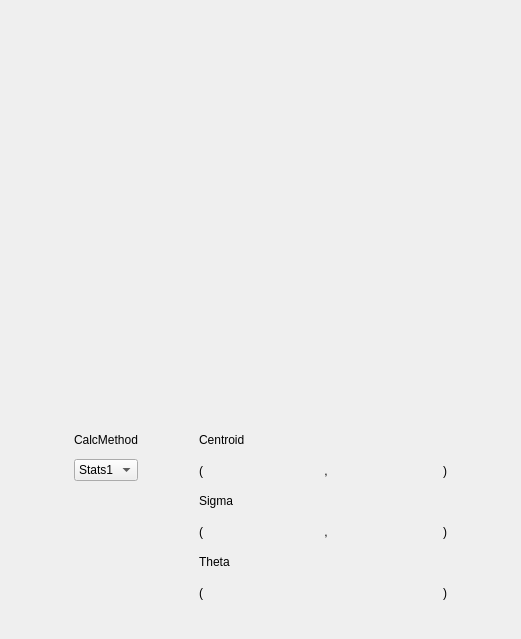
     <widget class="QWidget" name="Scrn4">
      <attribute name="title">
       <string> Scrn 4  </string>
      </attribute>
      <layout class="QVBoxLayout" name="verticalLayout_11">
       <item>
        <spacer name="verticalSpacer_18">
         <property name="orientation">
          <enum>Qt::Vertical</enum>
         </property>
         <property name="sizeHint" stdset="0">
          <size>
           <width>20</width>
           <height>9</height>
          </size>
         </property>
        </spacer>
       </item>
       <item>
        <widget class="QWidget" name="widget_Scrn4" native="true">
         <property name="minimumSize">
          <size>
           <width>0</width>
           <height>0</height>
          </size>
         </property>
         <layout class="QVBoxLayout" name="verticalLayout_12">
          <property name="leftMargin">
           <number>0</number>
          </property>
          <property name="topMargin">
           <number>0</number>
          </property>
          <property name="rightMargin">
           <number>0</number>
          </property>
          <property name="bottomMargin">
           <number>0</number>
          </property>
          <item>
           <widget class="PyDMImageView" name="PyDMImageView_Scrn4">
            <property name="minimumSize">
             <size>
              <width>499</width>
              <height>390</height>
             </size>
            </property>
            <property name="maximumSize">
             <size>
              <width>499</width>
              <height>390</height>
             </size>
            </property>
            <property name="toolTip">
             <string/>
            </property>
            <property name="whatsThis">
             <string/>
            </property>
            <property name="imageChannel" stdset="0">
             <string>ca://TS-04:DI-Scrn-3:&amp;&amp;dataarray$$</string>
            </property>
            <property name="widthChannel" stdset="0">
             <string>ca://TS-04:DI-Scrn-3:$$width$$</string>
            </property>
           </widget>
          </item>
          <item>
           <spacer name="verticalSpacer_17">
            <property name="orientation">
             <enum>Qt::Vertical</enum>
            </property>
            <property name="sizeHint" stdset="0">
             <size>
              <width>20</width>
              <height>8</height>
             </size>
            </property>
           </spacer>
          </item>
          <item>
           <widget class="QWidget" name="widget_Calculations_Scrn4" native="true">
            <layout class="QGridLayout" name="gridLayout_73">
             <item row="3" column="3" colspan="6">
              <widget class="QLabel" name="label_Sigma_Scrn4">
               <property name="text">
                <string>Sigma</string>
               </property>
              </widget>
             </item>
             <item row="1" column="3" colspan="6">
              <widget class="QLabel" name="label_Centroid_Scrn4">
               <property name="text">
                <string>Centroid</string>
               </property>
              </widget>
             </item>
             <item row="2" column="1">
              <widget class="PyDMEnumComboBox" name="PyDMEnumComboBox_CalcMethod_Scrn4">
               <property name="enabled">
                <bool>true</bool>
               </property>
               <property name="sizePolicy">
                <sizepolicy hsizetype="Preferred" vsizetype="Maximum">
                 <horstretch>0</horstretch>
                 <verstretch>0</verstretch>
                </sizepolicy>
               </property>
               <property name="toolTip">
                <string/>
               </property>
               <property name="whatsThis">
                <string/>
               </property>
               <item>
                <property name="text">
                 <string>Stats1</string>
                </property>
               </item>
               <item>
                <property name="text">
                 <string>Stats2</string>
                </property>
               </item>
              </widget>
             </item>
             <item row="2" column="7">
              <widget class="QFrame" name="frame_CentroidY_Scrn4">
               <property name="minimumSize">
                <size>
                 <width>100</width>
                 <height>35</height>
                </size>
               </property>
               <property name="frameShape">
                <enum>QFrame::NoFrame</enum>
               </property>
               <property name="frameShadow">
                <enum>QFrame::Raised</enum>
               </property>
               <widget class="PyDMLabel" name="PyDMLabel_Stats1CentroidY_Scrn4">
                <property name="geometry">
                 <rect>
                  <x>10</x>
                  <y>10</y>
                  <width>80</width>
                  <height>18</height>
                 </rect>
                </property>
                <property name="toolTip">
                 <string/>
                </property>
                <property name="whatsThis">
                 <string/>
                </property>
               </widget>
               <widget class="PyDMLabel" name="PyDMLabel_Stats2CentroidY_Scrn4">
                <property name="geometry">
                 <rect>
                  <x>10</x>
                  <y>10</y>
                  <width>80</width>
                  <height>18</height>
                 </rect>
                </property>
                <property name="toolTip">
                 <string/>
                </property>
                <property name="whatsThis">
                 <string/>
                </property>
               </widget>
              </widget>
             </item>
             <item row="6" column="8">
              <widget class="QLabel" name="label_1_51">
               <property name="styleSheet">
                <string notr="true">font: 14pt &quot;Ubuntu&quot;;</string>
               </property>
               <property name="text">
                <string>)</string>
               </property>
              </widget>
             </item>
             <item row="2" column="6">
              <widget class="QLabel" name="label_1_52">
               <property name="styleSheet">
                <string notr="true">font: 14pt &quot;Ubuntu&quot;;</string>
               </property>
               <property name="text">
                <string> , </string>
               </property>
              </widget>
             </item>
             <item row="4" column="8">
              <widget class="QLabel" name="label_1_53">
               <property name="styleSheet">
                <string notr="true">font: 14pt &quot;Ubuntu&quot;;</string>
               </property>
               <property name="text">
                <string>)</string>
               </property>
              </widget>
             </item>
             <item row="4" column="3">
              <widget class="QLabel" name="label_1_54">
               <property name="styleSheet">
                <string notr="true">font: 14pt &quot;Ubuntu&quot;;</string>
               </property>
               <property name="text">
                <string>(</string>
               </property>
              </widget>
             </item>
             <item row="2" column="4">
              <widget class="QFrame" name="frame_CentroidX_Scrn4">
               <property name="minimumSize">
                <size>
                 <width>100</width>
                 <height>35</height>
                </size>
               </property>
               <property name="frameShape">
                <enum>QFrame::NoFrame</enum>
               </property>
               <property name="frameShadow">
                <enum>QFrame::Raised</enum>
               </property>
               <widget class="PyDMLabel" name="PyDMLabel_Stats2CentroidX_Scrn4">
                <property name="geometry">
                 <rect>
                  <x>10</x>
                  <y>10</y>
                  <width>80</width>
                  <height>18</height>
                 </rect>
                </property>
                <property name="toolTip">
                 <string/>
                </property>
                <property name="whatsThis">
                 <string/>
                </property>
               </widget>
               <widget class="PyDMLabel" name="PyDMLabel_Stats1CentroidX_Scrn4">
                <property name="geometry">
                 <rect>
                  <x>10</x>
                  <y>10</y>
                  <width>80</width>
                  <height>18</height>
                 </rect>
                </property>
                <property name="toolTip">
                 <string/>
                </property>
                <property name="whatsThis">
                 <string/>
                </property>
               </widget>
              </widget>
             </item>
             <item row="5" column="3" colspan="6">
              <widget class="QLabel" name="label_Theta_Scrn4">
               <property name="text">
                <string>Theta</string>
               </property>
              </widget>
             </item>
             <item row="4" column="7">
              <widget class="QFrame" name="frame_SigmaY_Scrn4">
               <property name="minimumSize">
                <size>
                 <width>100</width>
                 <height>35</height>
                </size>
               </property>
               <property name="frameShape">
                <enum>QFrame::NoFrame</enum>
               </property>
               <property name="frameShadow">
                <enum>QFrame::Raised</enum>
               </property>
               <widget class="PyDMLabel" name="PyDMLabel_Stats2SigmaY_Scrn4">
                <property name="geometry">
                 <rect>
                  <x>10</x>
                  <y>10</y>
                  <width>80</width>
                  <height>18</height>
                 </rect>
                </property>
                <property name="toolTip">
                 <string/>
                </property>
                <property name="whatsThis">
                 <string/>
                </property>
               </widget>
               <widget class="PyDMLabel" name="PyDMLabel_Stats1SigmaY_Scrn4">
                <property name="geometry">
                 <rect>
                  <x>10</x>
                  <y>10</y>
                  <width>80</width>
                  <height>18</height>
                 </rect>
                </property>
                <property name="toolTip">
                 <string/>
                </property>
                <property name="whatsThis">
                 <string/>
                </property>
               </widget>
              </widget>
             </item>
             <item row="6" column="4" colspan="4">
              <widget class="QFrame" name="frame_Orientation_Scrn4">
               <property name="minimumSize">
                <size>
                 <width>100</width>
                 <height>35</height>
                </size>
               </property>
               <property name="frameShape">
                <enum>QFrame::NoFrame</enum>
               </property>
               <property name="frameShadow">
                <enum>QFrame::Raised</enum>
               </property>
               <widget class="PyDMLabel" name="PyDMLabel_Stats2Orientation_Scrn4">
                <property name="geometry">
                 <rect>
                  <x>80</x>
                  <y>10</y>
                  <width>80</width>
                  <height>18</height>
                 </rect>
                </property>
                <property name="toolTip">
                 <string/>
                </property>
                <property name="whatsThis">
                 <string/>
                </property>
                <property name="alignment">
                 <set>Qt::AlignCenter</set>
                </property>
               </widget>
               <widget class="PyDMLabel" name="PyDMLabel_Stats1Orientation_Scrn4">
                <property name="geometry">
                 <rect>
                  <x>80</x>
                  <y>10</y>
                  <width>80</width>
                  <height>18</height>
                 </rect>
                </property>
                <property name="toolTip">
                 <string/>
                </property>
                <property name="whatsThis">
                 <string/>
                </property>
                <property name="alignment">
                 <set>Qt::AlignCenter</set>
                </property>
               </widget>
              </widget>
             </item>
             <item row="6" column="3">
              <widget class="QLabel" name="label_1_55">
               <property name="styleSheet">
                <string notr="true">font: 14pt &quot;Ubuntu&quot;;</string>
               </property>
               <property name="text">
                <string>(</string>
               </property>
              </widget>
             </item>
             <item row="2" column="3">
              <widget class="QLabel" name="label_1_56">
               <property name="styleSheet">
                <string notr="true">font: 14pt &quot;Ubuntu&quot;;</string>
               </property>
               <property name="text">
                <string>(</string>
               </property>
              </widget>
             </item>
             <item row="2" column="8">
              <widget class="QLabel" name="label_1_57">
               <property name="styleSheet">
                <string notr="true">font: 14pt &quot;Ubuntu&quot;;</string>
               </property>
               <property name="text">
                <string>)</string>
               </property>
              </widget>
             </item>
             <item row="4" column="4">
              <widget class="QFrame" name="frame_SigmaX_Scrn4">
               <property name="minimumSize">
                <size>
                 <width>100</width>
                 <height>35</height>
                </size>
               </property>
               <property name="frameShape">
                <enum>QFrame::NoFrame</enum>
               </property>
               <property name="frameShadow">
                <enum>QFrame::Raised</enum>
               </property>
               <widget class="PyDMLabel" name="PyDMLabel_Stats2SigmaX_Scrn4">
                <property name="geometry">
                 <rect>
                  <x>10</x>
                  <y>10</y>
                  <width>80</width>
                  <height>18</height>
                 </rect>
                </property>
                <property name="toolTip">
                 <string/>
                </property>
                <property name="whatsThis">
                 <string/>
                </property>
               </widget>
               <widget class="PyDMLabel" name="PyDMLabel_Stats1SigmaX_Scrn4">
                <property name="geometry">
                 <rect>
                  <x>10</x>
                  <y>10</y>
                  <width>80</width>
                  <height>18</height>
                 </rect>
                </property>
                <property name="toolTip">
                 <string/>
                </property>
                <property name="whatsThis">
                 <string/>
                </property>
               </widget>
              </widget>
             </item>
             <item row="4" column="6">
              <widget class="QLabel" name="label_1_58">
               <property name="styleSheet">
                <string notr="true">font: 14pt &quot;Ubuntu&quot;;</string>
               </property>
               <property name="text">
                <string> , </string>
               </property>
              </widget>
             </item>
             <item row="2" column="2">
              <spacer name="horizontalSpacer_19">
               <property name="orientation">
                <enum>Qt::Horizontal</enum>
               </property>
               <property name="sizeHint" stdset="0">
                <size>
                 <width>40</width>
                 <height>20</height>
                </size>
               </property>
              </spacer>
             </item>
             <item row="1" column="1">
              <widget class="QLabel" name="label_CalcMethod_Scrn4">
               <property name="text">
                <string>CalcMethod</string>
               </property>
              </widget>
             </item>
             <item row="2" column="0">
              <spacer name="horizontalSpacer_20">
               <property name="orientation">
                <enum>Qt::Horizontal</enum>
               </property>
               <property name="sizeHint" stdset="0">
                <size>
                 <width>40</width>
                 <height>20</height>
                </size>
               </property>
              </spacer>
             </item>
             <item row="2" column="9">
              <spacer name="horizontalSpacer_21">
               <property name="orientation">
                <enum>Qt::Horizontal</enum>
               </property>
               <property name="sizeHint" stdset="0">
                <size>
                 <width>40</width>
                 <height>20</height>
                </size>
               </property>
              </spacer>
             </item>
            </layout>
           </widget>
          </item>
         </layout>
        </widget>
       </item>
       <item>
        <spacer name="verticalSpacer_19">
         <property name="orientation">
          <enum>Qt::Vertical</enum>
         </property>
         <property name="sizeHint" stdset="0">
          <size>
           <width>20</width>
           <height>9</height>
          </size>
         </property>
        </spacer>
       </item>
      </layout>
     </widget>
